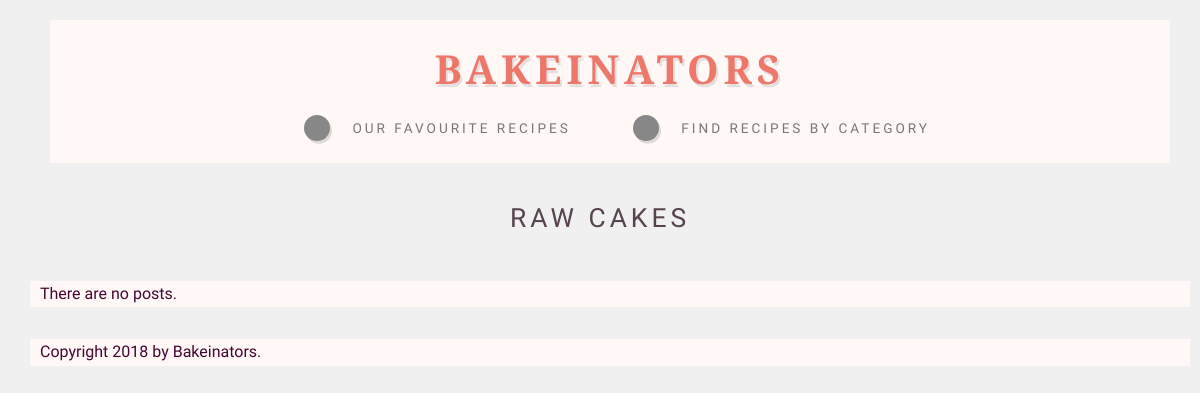
The app's page /category/4, older data.
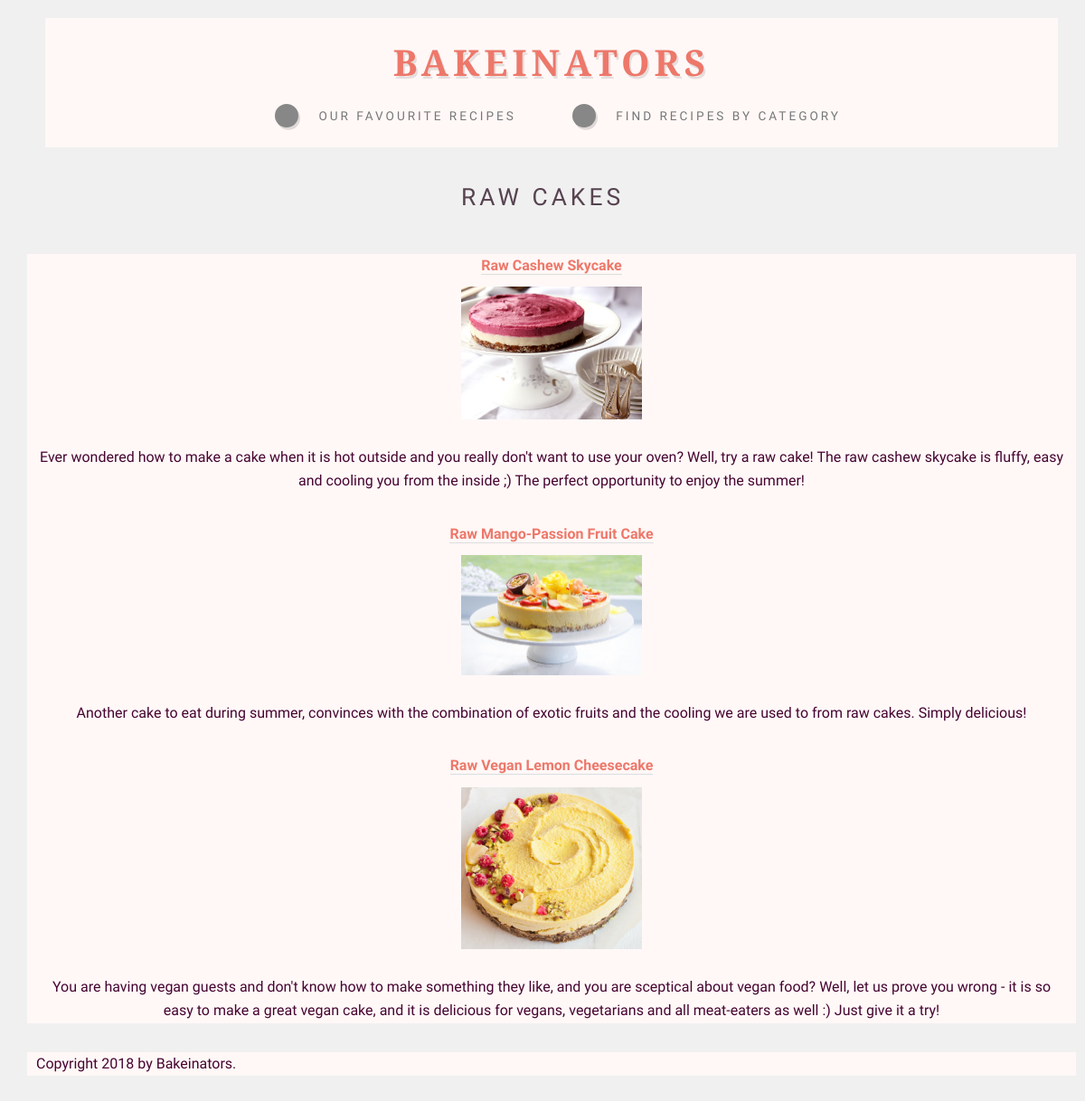
The same page, newer data.
### blog/models.py (models this page shows)
class Category(object):
    pass

class Blog(object):
    pass

### blog/views.py (the view)
# urls.py: path('category/<int:id>', view_category, name='viewcat'),
def view_category(request, id):
    category = None
    try:
        category = Category.objects.get(id=id)
    except:
        pass
    posts = Blog.objects.filter(category=category)[:15]
    return render_to_response('view_category.html', {
        'category': category,
        'posts': posts
    })

### templates/view_category.html
{% extends 'base.html' %}
{% load static from staticfiles %}
{% block content %}
    {% if category == None %}
        <p>No category found</p>
    {% else %}
        <h2 style="text-align: center">{{ category.title }}</h2>
    {% endif %}
<div class="container">
    {% if posts %}
              {% for p in posts %}
                  <a href="{% url 'viewp' p.id %}">{{ p.title}} </br> </a>
                  <img class="viewImageSmall" src="/static/{{ p.item_photo.url }}">
                  <p style="text-align: center">{{ p.description }}</p>
        {% endfor %}
    {% else %}
        <p>There are no posts.</p>
    {% endif %}
</div>
{% endblock %}

### templates/base.html (shortened to what this page needs)
{% load static from staticfiles %}
<!DOCTYPE html>
<html lang="en">
<head>
   <link rel="stylesheet" href="{% static 'static/assets/css/main.css' %}">
   <link rel="stylesheet" href="{% static 'static/assets/css/bakeinator.css' %}">
</head>
<body class="homepage">
		<div id="page-wrapper">
				<div id="header-wrapper">
					<div id="header" class="container">
<br>
						   <h1 id="logo"><a href="/"> Bakeinators </a></h1>
                        <nav id="nav">
								<ul>
                                    <li><a class="icon fa-star" href="/blog"><span>Our favourite Recipes</span></a></li>
                                    <li>
										<a href="/categories" class="icon fa-search"><span>Find Recipes by Category</span></a>
                                    </li>
                                </ul>
                            							</nav>
              </div>
                </div>
</div>
{% block content %}
{% endblock %}
<div class="footer">
  <p>Copyright 2018 by Bakeinators.</p>
</div>
</body>
</html>

### pictures/static/assets/css/main.css (style rules this page uses)
html, body, div, span, applet, object, iframe, h1, h2, h3, h4, h5, h6, p, blockquote, pre, a, abbr, acronym, address, big, cite, code, del, dfn, em, img, ins, kbd, q, s, samp, small, strike, strong, sub, sup, tt, var, b, u, i, center, dl, dt, dd, ol, ul, li, fieldset, form, label, legend, table, caption, tbody, tfoot, thead, tr, th, td, article, aside, canvas, details, embed, figure, figcaption, footer, header, hgroup, menu, nav, output, ruby, section, summary, time, mark, audio, video { margin: 10px; padding: 0; border: 10px; font-size: 100%; font: inherit; vertical-align: baseline; }
article, aside, details, figcaption, figure, footer, header, hgroup, menu, nav, section { display: block; }
article, aside, details, figcaption, figure, footer, header, hgroup, menu, nav, section { display: contents; }
body { line-height: 1; }
ol, ul { list-style: none; }
body { -webkit-text-size-adjust: none; }
.footer { position: static; left: 10px; bottom: 0; width:100%; background: #fff8f7; color: #460431; text-align: center; }
html { box-sizing: border-box; }
*, *:before, *:after { box-sizing: inherit; }
body { background: #f0f0f0; }
body, input, textarea, select { font-family: 'Source Sans Pro'; font-weight: 300; color: #574350; line-height: 1.65em; font-size: 15pt; }
h1, h2, h3, h4, h5, h6 { font-weight: 600; text-transform: uppercase; color: #574350; }
h1 a, h2 a, h3 a, h4 a, h5 a, h6 a { color: inherit; text-decoration: none; border: 0; }
h2 { font-size: 1.65em; font-weight: 400; letter-spacing: 4px; margin: 0 0 1.5em 0; line-height: 1.75em; }
a { -moz-transition: color 0.25s ease-in-out, border-bottom-color 0.25s ease-in-out; -webkit-transition: color 0.25s ease-in-out, border-bottom-color 0.25s ease-in-out; -ms-transition: color 0.25s ease-in-out, border-bottom-color 0.25s ease-in-out; transition: color 0.25s ease-in-out, border-bottom-color 0.25s ease-in-out; color: #ed786a; text-decoration: none; font-weight: bold; border-bottom: solid 1px #ddd; }
p { text-align: justify; margin-bottom: 2em; }
ul, ol, dl, table, blockquote { margin-bottom: 2em; }
ul { list-style: disc; padding-left: 1em; }
ul li { padding-left: 0.5em; margin: 0.75em 0 0.75em 0; }
ul li:first-child { margin-top: 0; }
.icon { position: relative; text-decoration: none; }
.icon:before { -moz-osx-font-smoothing: grayscale; -webkit-font-smoothing: antialiased; font-family: FontAwesome; font-style: normal; font-weight: normal; text-transform: none !important; }
#header h1 { font-family: 'Arvo'; font-weight: 700; color: #ed786a; text-shadow: 0.05em 0.075em 0 rgba(0, 0, 0, 0.1); font-size: 3em; letter-spacing: 5px; }
#header h1 a { border: 0; }
#nav { position: absolute; top: 3em; left: 0; width: 100%; cursor: default; }
#nav > ul > li { display: inline-block; padding-right: 2em; }
#nav > ul > li:last-child { padding-right: 0; }
#nav > ul > li > a { border: 0; text-decoration: none; text-transform: uppercase; font-weight: 400; color: #777; outline: 0; display: block; }
#nav > ul > li > a:before { display: inline-block; background: #878787; color: #e4e4e4; width: 1.65em; height: 1.65em; border-radius: 1.65em; line-height: 1.65em; text-align: center; box-shadow: 0.125em 0.175em 0 0 rgba(0, 0, 0, 0.125); margin-right: 0.75em; -moz-transition: color 0.25s ease-in-out, background 0.25s ease-in-out; -webkit-transition: color 0.25s ease-in-out, background 0.25s ease-in-out; -o-transition: color 0.25s ease-in-out, background 0.25s ease-in-out; -ms-transition: color 0.25s ease-in-out, background 0.25s ease-in-out; transition: color 0.25s ease-in-out, background 0.25s ease-in-out; }
#nav > ul > li > a > span { -moz-transition: color 0.25s ease-in-out; -webkit-transition: color 0.25s ease-in-out; -o-transition: color 0.25s ease-in-out; -ms-transition: color 0.25s ease-in-out; transition: color 0.25s ease-in-out; font-size: 0.85em; letter-spacing: 3px; }
@media screen and (max-width: 1680px) { body, input, textarea, select { font-size: 13pt; } }
@media screen and (max-width: 1280px) { body, input, textarea, select { font-size: 12pt; } }
@media screen and (max-width: 1280px) { #header h1 { font-size: 2.5em; } }
@media screen and (max-width: 1280px) { #nav > ul > li { padding-right: 1.25em; } }

### pictures/static/assets/css/bakeinator.css (style rules this page uses)
.viewImageSmall { max-width: 200px; }

### templates/base.html (style rules this page uses)
.container { position: static; left: 0; bottom: 0; width:100%; background: #fff8f7; color: #460431; text-align: center; }

Row changes from the older to the newer data that the page shows:
added Blog: title "Raw Cashew Skycake", item_photo (picture), description "Ever wondered how to make a cake when it is hot outside and you really don't want to use your oven? Well, try a raw cake! The raw cashew skycake is fluffy, easy and cooling you from the inside ;) The perfect opportunity to enjoy the summer!"
added Blog: title "Raw Mango-Passion Fruit Cake", item_photo (picture), description "Another cake to eat during summer, convinces with the combination of exotic fruits and the cooling we are used to from raw cakes. Simply delicious!"
added Blog: title "Raw Vegan Lemon Cheesecake", item_photo (picture), description "You are having vegan guests and don't know how to make something they like, and you are sceptical about vegan food? Well, let us prove you wrong - it is so easy to make a great vegan cake, and it is delicious for vegans, vegetarians and all meat-eaters as well :) Just give it a try!"
Text that changed along with them:
text no longer shown: "There are no posts."
